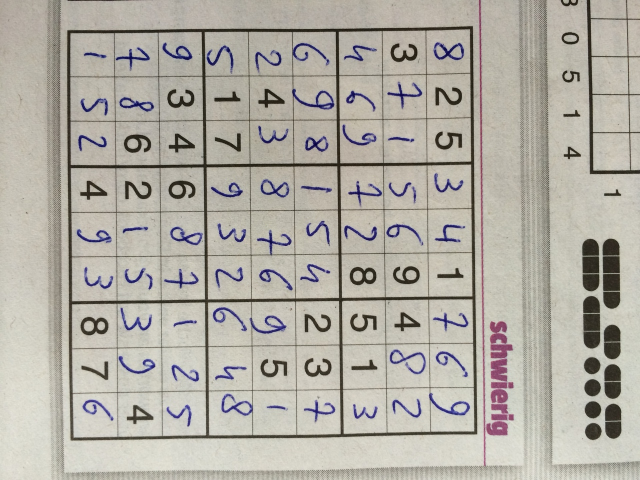
#> input picture tests/images/kalem.jpg, 1280 x 960 px (shown at 1/2 size); its folder holds only this picture in this run
$ python -i kalite.py   (imports and definitions only)   (older library calls are emulated)
#> lines starting #> are read from the running program, lines starting #| are printed output that depends on the picture
#> further down, picture is the input picture: shape (960, 1280, 3); mean B, G, R 164.5, 173.4, 177.5
"""Fotoğraf kalite kontrolü: okuma başarısız olunca olası sebebi ve ne yapılacağını söyler.

Eşikler ölçüm setindeki 80 gerçek fotoğrafa bakılarak seçildi. Keskinlik tek başına başarıyı
belirlemiyor (eski telefonların çözülen fotoğrafları da bulanık), bu yüzden uyarılar sadece
çözüm başarısız olduğunda gösterilir.
"""
import cv2
import numpy as np

from vision import warp_grid

MIN_SHARPNESS = 60    # Laplace varyansı; çözülemeyen bulanık fotoğraflar 5–54, diğer başarısızlar 100+
MIN_GRID_SIDE = 250   # piksel; ölçüm setindeki en küçük ızgara 325 px
MIN_BRIGHTNESS = 80   # kağıdın ortanca parlaklığı; ölçüm setindeki en karanlık 104
MAX_GLARE = 0.02      # patlamış beyaz piksel oranı (ölçüm setinde hep 0)
WHITE_PAPER = 230     # kağıt zaten bembeyazsa (ekran görüntüsü) parlama aranmaz

WARNINGS = {
    "bulanik": "Fotoğraf bulanık ya da çözünürlüğü düşük görünüyor. Kamerayı sabit tutup netleşmesini "
               "bekle ya da sudokuya biraz yaklaş.",
    "kucuk": "Izgara fotoğrafta çok küçük. Sudokuya yaklaşıp kadrajı ızgarayla doldur.",
    "karanlik": "Fotoğraf çok karanlık. Daha aydınlık bir yerde çek.",
    "parlama": "Fotoğrafta parlama var. Işık kağıttan doğrudan yansımasın diye açıyı biraz değiştir.",
}


def check_quality(img, corners=None):
    """Olası sorunların listesi: ["bulanik", ...]. Izgara bulunduysa sadece ızgaraya bakılır."""
    gray = cv2.cvtColor(img, cv2.COLOR_BGR2GRAY)
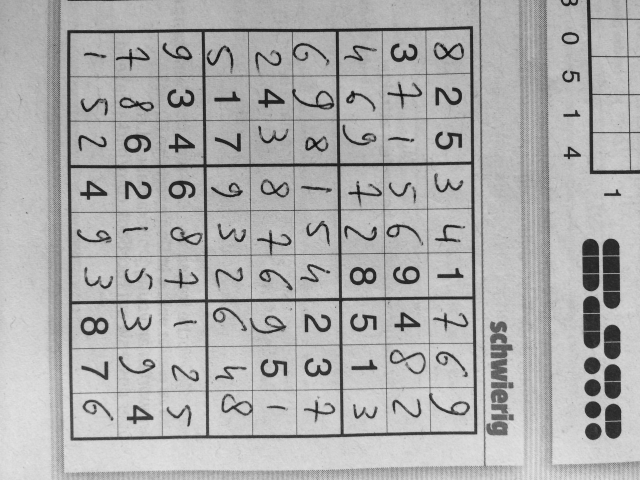
#> gray: shape (960, 1280) (shown at 1/2 size); min 6, max 230, mean 173.6
    if corners is not None:
        region = warp_grid(gray, corners)
        side = np.mean([np.linalg.norm(corners[i] - corners[(i + 1) % 4]) for i in range(4)])
    else:  # ızgara yoksa tüm fotoğraf, sabit genişlikte (keskinlik çözünürlüğe bağlı)
        region = cv2.resize(gray, None, fx=640 / gray.shape[1], fy=640 / gray.shape[1],
                            interpolation=cv2.INTER_AREA)
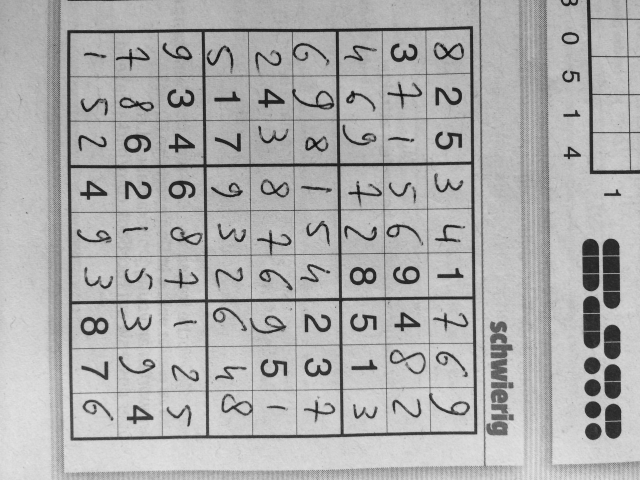
#> region: shape (480, 640); min 11, max 230, mean 173.7
        side = None

    problems = []
    if cv2.Laplacian(region, cv2.CV_64F).var() < MIN_SHARPNESS:
        problems.append("bulanik")
    if side is not None and side < MIN_GRID_SIDE:
        problems.append("kucuk")
    paper = np.median(region)
#> paper = 185
    if paper < MIN_BRIGHTNESS:
        problems.append("karanlik")
    elif paper < WHITE_PAPER and (region >= 250).mean() > MAX_GLARE:
        problems.append("parlama")
    return problems

>>> import cv2
>>> picture = cv2.imread('tests/images/kalem.jpg')
>>> result = check_quality(picture)
#> result = []
